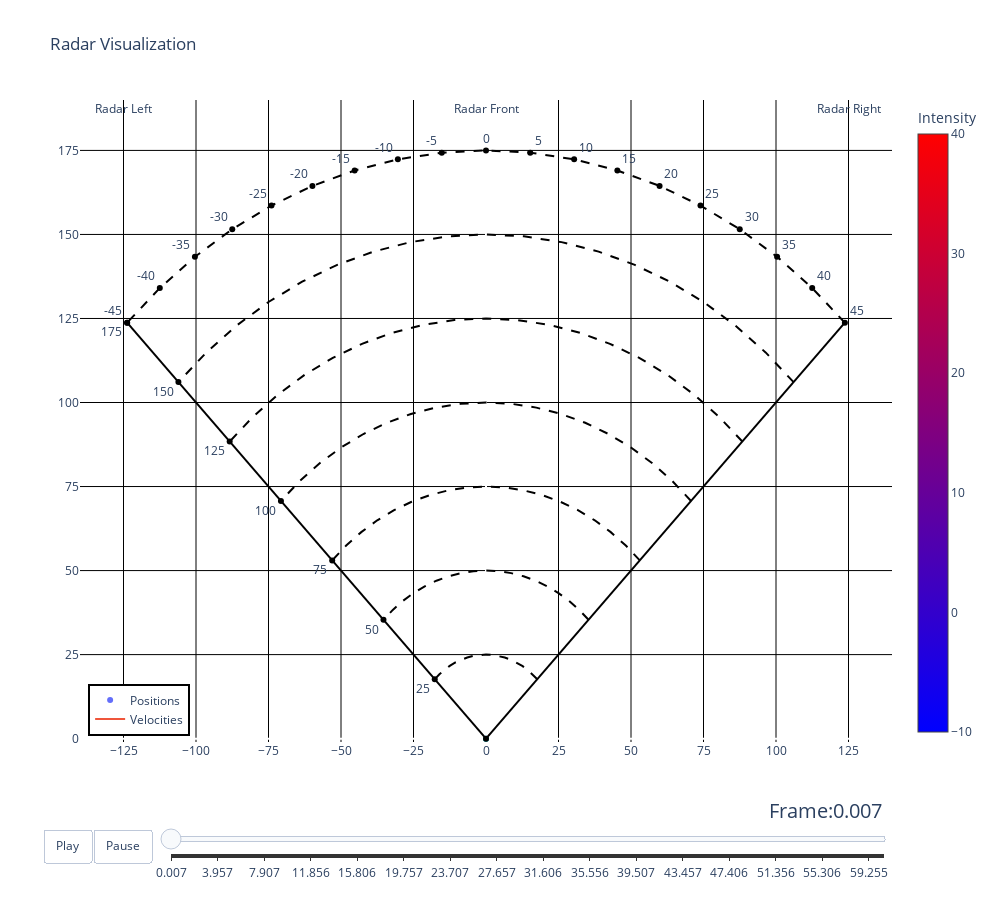

Notebook cell for this chart:
### Code cell
fig = go.Figure()

#set figure dimensions
xLen = 140 #displayed length in the x dimension in m (default is 140)
yLen = 190 #displayed length in the y dimension in m (default is 190)

fig.update_layout(width = 900, height = 1000, xaxis_range = [-xLen, xLen], yaxis_range = [-1, yLen])

sliders_dict = {
    "active": 0,
    "yanchor": "top",
    "xanchor": "left",
    "currentvalue": {
        "font": {"size": 20},
        "prefix": "Frame:",
        "visible": True,
        "xanchor": "right"
    },
    "transition": {"duration": 0, "easing": "cubic-in-out"},
    "pad": {"b": 10, "t": 50},
    "len": 0.9,
    "x": 0.1,
    "y": 0,
    "steps": []
}

figaux = ff.create_quiver(x = [1], y = [1], u = [1], v = [1], showlegend = True, name = 'Velocities', hoverinfo = 'skip')
data = [go.Scatter(x = [0], y = [0], mode = 'markers',
                   marker = dict(cmax = 40, cmin = -10, showscale = False, colorscale = 'Bluered'), 
                   showlegend = True, name = 'Positions'), figaux.data[0], 
        go.Scatter(x = [0], y = [0], showlegend = False, hoverinfo = 'skip', mode = 'markers', marker = dict(cmax = 40, cmin = -10, colorbar = dict(title = 'Intensity'), colorscale = 'Bluered'))]

frames = []
for frame in animationFrames:
    
    animationData = []
    
    currentFrame = df[df.Frames == frame]
    temp = go.Scatter(x = currentFrame.xVals, y = currentFrame.yVals, mode = 'markers', marker = dict(color = currentFrame.Color), 
                      customdata = np.stack((currentFrame.Id, currentFrame.TimeStamp, currentFrame.BearingAngle, currentFrame.Range), axis=-1), 
                      hovertemplate = '<b>Target</b>: %{customdata[0]}<br>' + '<b>Time</b>: %{customdata[1]}<br>' + 
                                      '<b>Angle</b>: %{customdata[2]:,.0f}<br>' + '<b>Range</b>: %{customdata[3]}<br>' + '<extra></extra>')
    
    velocityArrows = ff.create_quiver(x = currentFrame.xVals, y = currentFrame.yVals, u = currentFrame.LateralRate, v = currentFrame.RangeRate, 
                                      scale = 4)
    
    animationData.append(temp)
    animationData.append(velocityArrows.data[0])

    frames.append(go.Frame(data = animationData, traces = [0, 1], name = frame))
    
    slider_step = {"args": [
        [frame],
        {"frame": {"duration": 0, "redraw": False},
         "mode": "immediate",
         "transition": {"duration": 0}}
    ],
        "label": frame,
        "method": "animate"}
    sliders_dict["steps"].append(slider_step)

#create animation buttons (play/pause)
fig["layout"]["updatemenus"] = [
    {
        "buttons": [
            {
                "args": [None, {"frame": {"duration": 500, "redraw": False},
                                "fromcurrent": True, "transition": {"duration": 300,
                                                                    "easing": "quadratic-in-out"}}],
                "label": "Play",
                "method": "animate"
            },
            {
                "args": [[None], {"frame": {"duration": 0, "redraw": False},
                                  "mode": "immediate",
                                  "transition": {"duration": 0}}],
                "label": "Pause",
                "method": "animate"
            }
        ],
        
        "direction": "left",
        "pad": {"r": 10, "t": 87},
        "showactive": False,
        "type": "buttons",
        "x": 0.1,
        "xanchor": "right",
        "y": 0,
        "yanchor": "top"
    }
]

fig["layout"]["sliders"] = [sliders_dict]

fig.update(data = data, frames = frames)

#style the graph
fig.update_xaxes(visible = True, showticklabels = True)
fig.update_yaxes(visible = True, showticklabels = True)

fig.update_layout(
    title_text = 'Radar Visualization',
    paper_bgcolor = 'rgba(0,0,0,0)',
    plot_bgcolor = 'rgba(0,0,0,0)',
    #autosize = True,
    height = 900,
    width  = 1000
    )

graphColor = "black" #"#34e48c" #"PaleTurquoise"

#create guide lines
right_corner = math.cos(math.radians(45)) * 175
left_corner_x = math.cos(math.radians(45)) * -175

fig.add_shape(type = "line", x0 = 0, y0 = 0, x1 = right_corner, y1 = right_corner, line_color = graphColor)
fig.add_shape(type = "line", x0 = 0, y0 = 0, x1 = left_corner_x, y1 = right_corner, line_color = graphColor)

#add range labels to graph
for i in range(8):
    
    range_placement = np.cos(np.deg2rad(45)) * i * 25
    range_label = 25 * i
    fig.add_trace(go.Scatter(x = [-1 * range_placement], y = [range_placement], mode = "markers+text", text = range_label, textposition = "bottom left", showlegend = False, hoverinfo = 'skip', line_color = graphColor))

#create guide curves
curveAngles = [45, 50, 55, 60, 65, 70, 75, 80, 85, 90, 95, 100, 105, 110, 115, 120, 125, 130, 135]

for i in range(7):
    
    range_placement = (i + 1) * 25
    
    degree_x = range_placement * np.cos(np.deg2rad(curveAngles))
    degree_y = range_placement * np.sin(np.deg2rad(curveAngles))

    fig.add_trace(go.Scatter(x = degree_x, y = degree_y, mode = "lines", showlegend = False, hoverinfo = 'skip', line = dict(dash = 'dash'), line_color = graphColor))

#add degree labels to graph
fig.add_trace(go.Scatter(x = [0], y = [175], mode = "markers+text", text = 0, textposition = "top center", showlegend = False, hoverinfo = 'skip', line_color = graphColor))

for i in range(9):
    degree = (i + 1) * 5
    xVal = degree_x[8 - i]
    yVal = degree_y[8 - i]

    fig.add_trace(go.Scatter(x = [xVal], y = [yVal], mode = "markers+text", text = degree, textposition = "top right", showlegend = False, hoverinfo = 'skip', line_color = graphColor))
    
for i in range(9):
    degree = (i + 1) * -5
    xVal = degree_x[10 + i]
    yVal = degree_y[10 + i]

    fig.add_trace(go.Scatter(x = [xVal], y = [yVal], mode = "markers+text", text = degree, textposition = "top left", showlegend = False, hoverinfo = 'skip', line_color = graphColor))
    
#add labels (right, front, left)
fig.add_annotation(text = "Radar Front", xref= "x", yref = "y", x = 0, y = 187.5, showarrow = False)
fig.add_annotation(text = "Radar Left", xref= "x", yref = "y", x = -125, y = 187.5, showarrow = False)
fig.add_annotation(text = "Radar Right", xref= "x", yref = "y", x = 125, y = 187.5, showarrow = False)

#animation speed control (real time is 40, 40)
animationSpeed = 50 #time in ms

fig.layout.updatemenus[0].buttons[0].args[1]['frame']['duration'] = animationSpeed
fig.layout.updatemenus[0].buttons[0].args[1]['transition']['duration'] = 0 #speed of frame transition (should remain 0)

fig.update_xaxes(
gridcolor="black",
dtick=25,showgrid=True)

fig.update_yaxes(
gridcolor="black",
dtick=25,showgrid=True)

fig.update_layout(
    legend = dict(
        x = 0.01,
        y = 0.01,
        bgcolor = "White",
        bordercolor = "Black",
        borderwidth = 2
    )
)

fig.show()

stop = timeit.default_timer()
print('time: ', stop - start)
